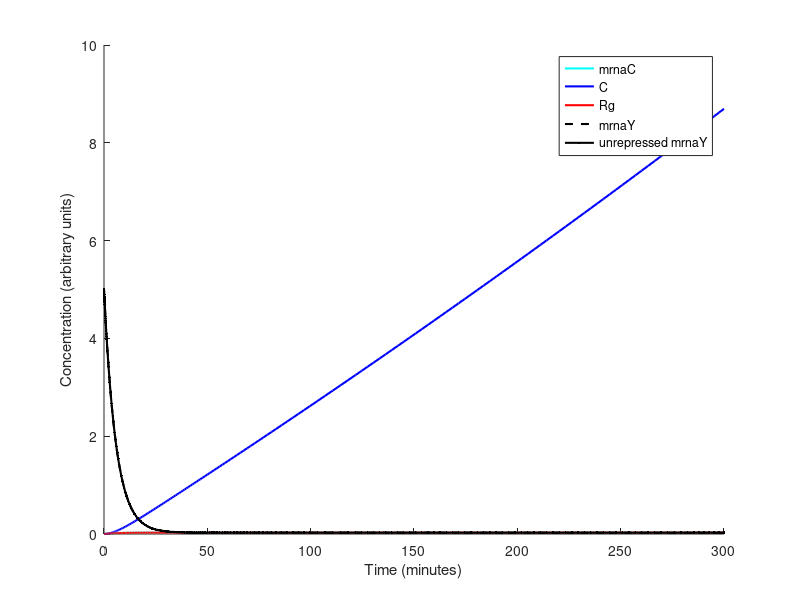

Write MATLAB code to recreate this figure.
%Basic model for the CRISPR system
% Two main reactions:
% C + Rg <-k_minus, k_plus-> CRg
% CRg + O <-k_2, k_1-> CRgO
% Where "O" I believe is a repressor for YFP

function crispr_model

clear all

% Declare model parameters
% Production and degradation terms
global alpha_mrnaC
global alpha_mrnaY
global alpha_Rg
global beta_C
global gamma_C
global gamma_B
global gamma_mrnaC
global gamma_Rg
global gamma_mrnaY

% Reaction rate constants
global k_minus
global k_plus
global K_a
global n

% Assign parameter values
% Production and degradation terms
alpha_mrnaC=0.0047;
alpha_mrnaY=0.0047;
alpha_Rg=0.0047;
beta_C=1.0;
gamma_C=-5.6408*10^-4;
gamma_B=-5.6408*10^-4;
gamma_mrnaC=0.1734;
gamma_Rg=0.1734;
gamma_mrnaY=0.1734;

% Reaction rate constants
k_minus=1.0;
k_plus=1.0;
K_a=0.28;
n=2.5;

% Set simulation parameters
ODEFUN=@crispr_ode;
options=odeset('Refine', 6);
Tend=300;

% Set initial condition: state = [mrnaC, C, Rg, mrnaY]
x0=[0, 0, 0, 5, 5]';

% Run simulation
[t,S]=ode45(ODEFUN, [0,Tend], x0, options);

% Make a plot
figure;
hold on
plot(t, S(:,1), 'c', 'Linewidth', 1.5)
plot(t, S(:,2), 'b', 'Linewidth', 1.5)
plot(t, S(:,3), 'r', 'Linewidth', 1.5)
plot(t, S(:,4), 'k--', 'Linewidth', 1.5)
plot(t, S(:,5), 'k.-', 'Linewidth', 1.5)
legend('mrnaC', 'C', 'Rg', 'mrnaY', 'unrepressed mrnaY', 'Location','Best')
xlabel('Time (minutes)')
ylabel('Concentration (arbitrary units)')

end

% ODE model
function dS=crispr_ode(t,s)

    % Production and degradation terms
    global alpha_mrnaC
    global alpha_mrnaY
    global alpha_Rg
    global beta_C
    global gamma_C
	global gamma_B
    global gamma_mrnaC
    global gamma_Rg
    global gamma_mrnaY

    % Reaction rate constants
    global k_minus
    global k_plus
    global K_a
    global n

    % Differential terms
    mrnaC=s(1); % dCas9 mRNA
    C=s(2); % dCas9
    Rg=s(3); % sgRNA
    mrnaY=s(4); % mRNA to produce YFP
    mrnaY_noR=s(5); % mRNA dynamics without repression

    % Non-differential terms from QSSA
    B = k_plus*C*Rg/(k_minus+gamma_B);

    mrnaC_dt= alpha_mrnaC - gamma_mrnaC*mrnaC;
    C_dt= beta_C*mrnaC - gamma_C*C + k_minus*B - k_plus*C*Rg;
    Rg_dt=alpha_Rg - gamma_Rg*Rg + k_minus*B - k_plus*C*Rg;
    mrnaY_dt=alpha_mrnaY*(0.6 + 0.4/(1 + (B/K_a)^n)) - gamma_mrnaY*mrnaY;
    mrnaY_noR_dt=alpha_mrnaY - gamma_mrnaY*mrnaY_noR;
    dS=[mrnaC_dt, C_dt, Rg_dt, mrnaY_dt, mrnaY_noR_dt]';
end

